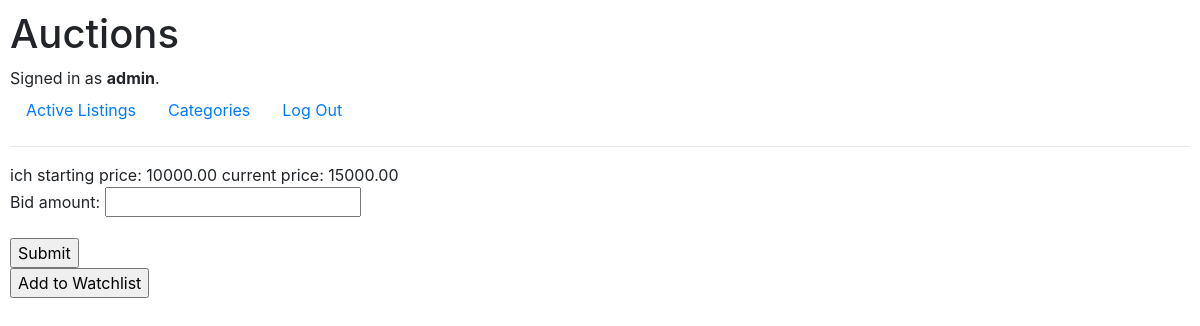
Page /auction/2 (signed in) on the earlier database version.
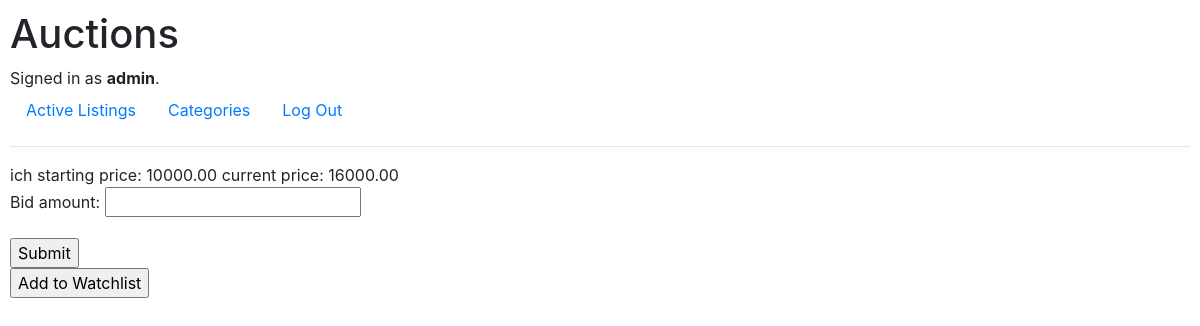
Same page on the later database version.
### auctions/models.py (models this page shows, shortened)
class Bid(models.Model):
    bid_amount = models.DecimalField(decimal_places=2, max_digits=8, validators=[MinValueValidator(0.01)])
    user = models.ForeignKey(User, on_delete=models.CASCADE, related_name="bids")
    auction = models.ForeignKey(Listing, on_delete=models.CASCADE, related_name="bids")

### auctions/views.py (the view)
# urls.py: path("auction/<str:pk>", views.auction_view, name="auction"),
def auction_view(request, pk):
    try:
        auction = Listing.objects.get(pk=pk)
    except:
        return render(request, "auctions/no_auction.html")
    highest_bid = Bid.objects.filter(auction=auction).latest("bid_amount")
    watchlist = Watchlist.objects.all().filter(user=request.user).filter(auction=auction)
    return render(
        request,
        "auctions/auction.html",
        {
            "auction": auction,
            "pk": pk,
            "bidform": BidForm(),
            "highest_bid": highest_bid,
            "watchlist": watchlist,
        },
    )

### auctions/views.py
class BidForm(ModelForm):
    class Meta:
        model = Bid
        fields = ["bid_amount"]

### auctions/templates/auctions/auction.html (shortened to what this page needs)
{% extends "auctions/layout.html" %}
{% block body %}
{{ auction.item_name }}
starting price:
{{ auction.starting_price }}
current price:
{{ highest_bid.bid_amount }}
<form action="{% url 'make_bid' auction.pk %}" method="POST">{% csrf_token %}
{{ bidform.as_p }}
<input type="submit">
</form>
<form method="POST" action="{% url 'e_watchlist' auction.pk %}">
    {% if auction in request.user.watchlists.all %}
        <input type="submit" value="Remove from Watchlist" />
    {% else %}
        <input type="submit" value="Add to Watchlist" />
    {% endif %}
</form>
{% endblock %}

Differences in the rows shown:
no longer on this page (row unchanged): Bid: bid_amount "15000.00"
added Bid: bid_amount "16000.00"
